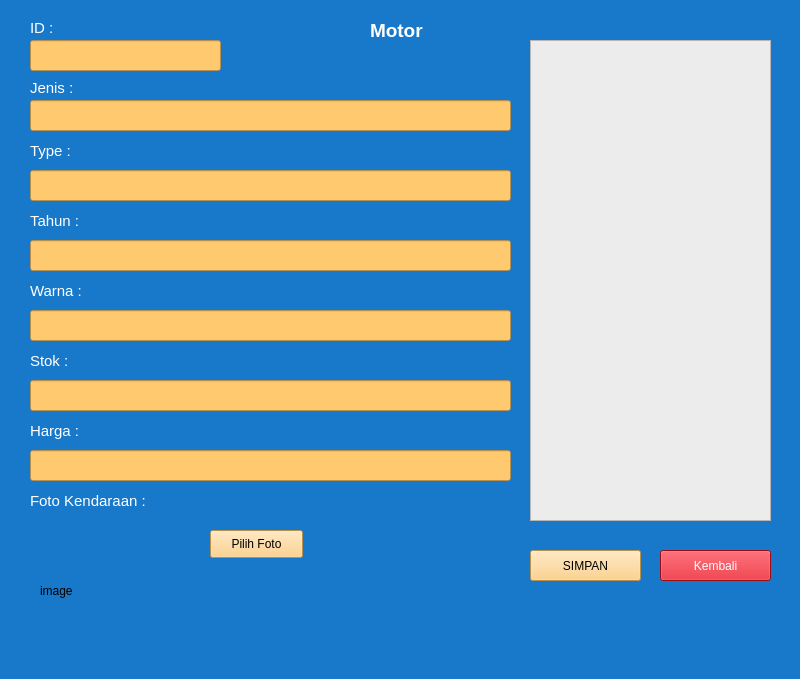
<?xml version="1.0" encoding="UTF-8"?>
<ui version="4.0">
 <class>MainWindow</class>
 <widget class="QMainWindow" name="MainWindow">
  <property name="geometry">
   <rect>
    <x>0</x>
    <y>0</y>
    <width>800</width>
    <height>679</height>
   </rect>
  </property>
  <property name="windowTitle">
   <string>MainWindow</string>
  </property>
  <property name="styleSheet">
   <string notr="true">background-color: rgb(0, 170, 255);
background-color: rgb(24, 121, 202);</string>
  </property>
  <widget class="QWidget" name="centralwidget">
   <widget class="QLabel" name="label_9">
    <property name="geometry">
     <rect>
      <x>30</x>
      <y>280</y>
      <width>121</width>
      <height>21</height>
     </rect>
    </property>
    <property name="font">
     <font>
      <pointsize>11</pointsize>
     </font>
    </property>
    <property name="styleSheet">
     <string notr="true">color: rgb(255, 255, 255);</string>
    </property>
    <property name="text">
     <string>Warna :</string>
    </property>
   </widget>
   <widget class="QLineEdit" name="lineEdit_stok">
    <property name="geometry">
     <rect>
      <x>30</x>
      <y>380</y>
      <width>481</width>
      <height>31</height>
     </rect>
    </property>
    <property name="styleSheet">
     <string notr="true">background-color: rgb(220, 220, 220);
background-color: rgb(255, 202, 111);</string>
    </property>
   </widget>
   <widget class="QLabel" name="label_8">
    <property name="geometry">
     <rect>
      <x>30</x>
      <y>210</y>
      <width>121</width>
      <height>21</height>
     </rect>
    </property>
    <property name="font">
     <font>
      <pointsize>11</pointsize>
     </font>
    </property>
    <property name="styleSheet">
     <string notr="true">color: rgb(255, 255, 255);</string>
    </property>
    <property name="text">
     <string>Tahun :</string>
    </property>
   </widget>
   <widget class="QLineEdit" name="lineEdit_id">
    <property name="geometry">
     <rect>
      <x>30</x>
      <y>40</y>
      <width>191</width>
      <height>31</height>
     </rect>
    </property>
    <property name="styleSheet">
     <string notr="true">background-color: rgb(255, 202, 111);</string>
    </property>
   </widget>
   <widget class="QLineEdit" name="lineEdit_tahun">
    <property name="geometry">
     <rect>
      <x>30</x>
      <y>240</y>
      <width>481</width>
      <height>31</height>
     </rect>
    </property>
    <property name="styleSheet">
     <string notr="true">background-color: rgb(220, 220, 220);
background-color: rgb(255, 202, 111);</string>
    </property>
   </widget>
   <widget class="QLabel" name="label_6">
    <property name="geometry">
     <rect>
      <x>30</x>
      <y>80</y>
      <width>111</width>
      <height>16</height>
     </rect>
    </property>
    <property name="font">
     <font>
      <pointsize>11</pointsize>
     </font>
    </property>
    <property name="styleSheet">
     <string notr="true">color: rgb(255, 255, 255);</string>
    </property>
    <property name="text">
     <string>Jenis :</string>
    </property>
   </widget>
   <widget class="QLineEdit" name="lineEdit_jenis">
    <property name="geometry">
     <rect>
      <x>30</x>
      <y>100</y>
      <width>481</width>
      <height>31</height>
     </rect>
    </property>
    <property name="styleSheet">
     <string notr="true">background-color: rgb(255, 202, 111);</string>
    </property>
   </widget>
   <widget class="QLabel" name="label_5">
    <property name="geometry">
     <rect>
      <x>30</x>
      <y>20</y>
      <width>41</width>
      <height>16</height>
     </rect>
    </property>
    <property name="font">
     <font>
      <pointsize>11</pointsize>
     </font>
    </property>
    <property name="styleSheet">
     <string notr="true">color: rgb(255, 255, 255);</string>
    </property>
    <property name="text">
     <string>ID :</string>
    </property>
   </widget>
   <widget class="QLabel" name="label_7">
    <property name="geometry">
     <rect>
      <x>30</x>
      <y>140</y>
      <width>111</width>
      <height>21</height>
     </rect>
    </property>
    <property name="font">
     <font>
      <pointsize>11</pointsize>
     </font>
    </property>
    <property name="styleSheet">
     <string notr="true">color: rgb(255, 255, 255);</string>
    </property>
    <property name="text">
     <string>Type :</string>
    </property>
   </widget>
   <widget class="QLabel" name="label_12">
    <property name="geometry">
     <rect>
      <x>30</x>
      <y>350</y>
      <width>121</width>
      <height>21</height>
     </rect>
    </property>
    <property name="font">
     <font>
      <pointsize>11</pointsize>
     </font>
    </property>
    <property name="styleSheet">
     <string notr="true">color: rgb(255, 255, 255);</string>
    </property>
    <property name="text">
     <string>Stok :</string>
    </property>
   </widget>
   <widget class="QLineEdit" name="lineEdit_warna">
    <property name="geometry">
     <rect>
      <x>30</x>
      <y>310</y>
      <width>481</width>
      <height>31</height>
     </rect>
    </property>
    <property name="styleSheet">
     <string notr="true">background-color: rgb(220, 220, 220);
background-color: rgb(255, 202, 111);</string>
    </property>
   </widget>
   <widget class="QLineEdit" name="lineEdit_type">
    <property name="geometry">
     <rect>
      <x>30</x>
      <y>170</y>
      <width>481</width>
      <height>31</height>
     </rect>
    </property>
    <property name="styleSheet">
     <string notr="true">background-color: rgb(220, 220, 220);
background-color: rgb(255, 202, 111);</string>
    </property>
   </widget>
   <widget class="QLabel" name="label_13">
    <property name="geometry">
     <rect>
      <x>30</x>
      <y>490</y>
      <width>141</width>
      <height>21</height>
     </rect>
    </property>
    <property name="font">
     <font>
      <pointsize>11</pointsize>
     </font>
    </property>
    <property name="styleSheet">
     <string notr="true">color: rgb(255, 255, 255);</string>
    </property>
    <property name="text">
     <string>Foto Kendaraan :</string>
    </property>
   </widget>
   <widget class="QPushButton" name="pushButton_pilihfoto">
    <property name="geometry">
     <rect>
      <x>210</x>
      <y>530</y>
      <width>93</width>
      <height>28</height>
     </rect>
    </property>
    <property name="styleSheet">
     <string notr="true">background-color: rgb(255, 202, 111);</string>
    </property>
    <property name="text">
     <string>Pilih Foto</string>
    </property>
   </widget>
   <widget class="QPushButton" name="pushButton_simpan">
    <property name="geometry">
     <rect>
      <x>530</x>
      <y>550</y>
      <width>111</width>
      <height>31</height>
     </rect>
    </property>
    <property name="styleSheet">
     <string notr="true">background-color: rgb(255, 202, 111);</string>
    </property>
    <property name="text">
     <string>SIMPAN</string>
    </property>
   </widget>
   <widget class="QListView" name="listView">
    <property name="geometry">
     <rect>
      <x>530</x>
      <y>40</y>
      <width>241</width>
      <height>481</height>
     </rect>
    </property>
    <property name="styleSheet">
     <string notr="true">background-color: rgb(236, 236, 236);</string>
    </property>
   </widget>
   <widget class="QLabel" name="label_10">
    <property name="geometry">
     <rect>
      <x>370</x>
      <y>20</y>
      <width>71</width>
      <height>21</height>
     </rect>
    </property>
    <property name="font">
     <font>
      <pointsize>14</pointsize>
      <weight>75</weight>
      <bold>true</bold>
     </font>
    </property>
    <property name="styleSheet">
     <string notr="true">color: rgb(255, 255, 255);</string>
    </property>
    <property name="text">
     <string>Motor</string>
    </property>
   </widget>
   <widget class="QLabel" name="label">
    <property name="geometry">
     <rect>
      <x>40</x>
      <y>530</y>
      <width>141</width>
      <height>121</height>
     </rect>
    </property>
    <property name="text">
     <string>image</string>
    </property>
   </widget>
   <widget class="QLabel" name="label_14">
    <property name="geometry">
     <rect>
      <x>30</x>
      <y>420</y>
      <width>121</width>
      <height>21</height>
     </rect>
    </property>
    <property name="font">
     <font>
      <pointsize>11</pointsize>
     </font>
    </property>
    <property name="styleSheet">
     <string notr="true">color: rgb(255, 255, 255);</string>
    </property>
    <property name="text">
     <string>Harga :</string>
    </property>
   </widget>
   <widget class="QLineEdit" name="lineEdit_harga">
    <property name="geometry">
     <rect>
      <x>30</x>
      <y>450</y>
      <width>481</width>
      <height>31</height>
     </rect>
    </property>
    <property name="styleSheet">
     <string notr="true">background-color: rgb(220, 220, 220);
background-color: rgb(255, 202, 111);</string>
    </property>
   </widget>
   <widget class="QPushButton" name="pushButton_keluar">
    <property name="geometry">
     <rect>
      <x>660</x>
      <y>550</y>
      <width>111</width>
      <height>31</height>
     </rect>
    </property>
    <property name="styleSheet">
     <string notr="true">color: rgb(255, 255, 255);
background-color: rgb(212, 17, 30);</string>
    </property>
    <property name="text">
     <string>Kembali</string>
    </property>
   </widget>
  </widget>
  <widget class="QStatusBar" name="statusbar"/>
 </widget>
 <resources/>
 <connections/>
</ui>
